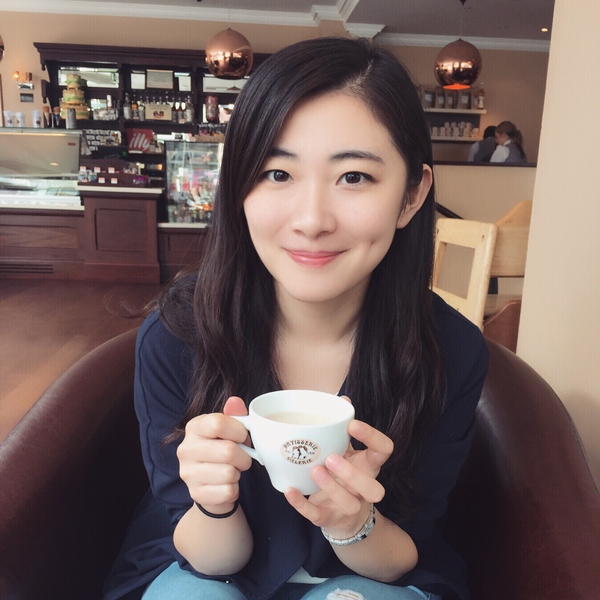
#> input picture PIL/img/avatar.jpg, 600 x 600 px
$ python 04-img-to-roll.py
#> lines starting #> are read from the running program, lines starting #| are printed output that depends on the picture
#> further down, img is the input picture: PIL image 600x600 RGB; mean R, G, B 112.8, 94.9, 92
#| (600, 600)
# -*- coding:utf-8 -*-
__author__ = "東飛"
__date__ = "2018-5-1"

from PIL import Image
def roll(image, delta):
    "Roll an image sideways"
#> called with delta = 100
    xsize, ysize = image.size
#> xsize = 600; ysize = 600
    delta = delta % xsize  # 翻卷多少像素
#> delta = 100
    if delta == 0: return image   # 不翻卷图形
    part1 = image.crop((0, 0, delta, ysize))  # 左边矩形选区
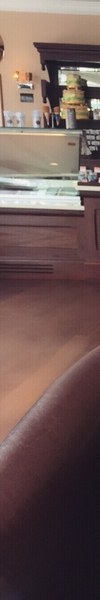
#> part1: PIL image 100x600 RGB; mean R, G, B 110.3, 88.5, 85.1
    part2 = image.crop((delta, 0, xsize, ysize))  # 右边矩形选区
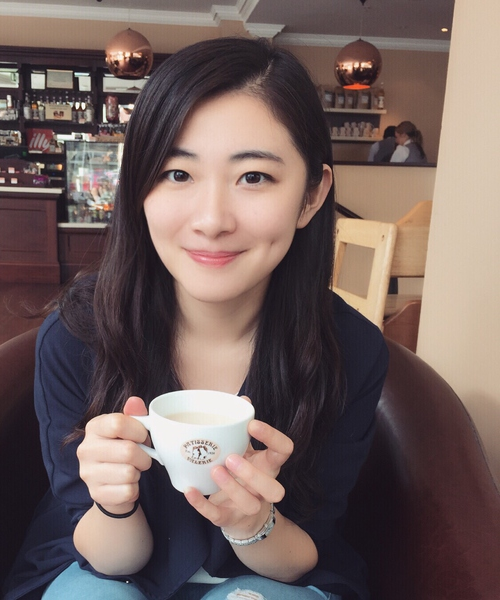
#> part2: PIL image 500x600 RGB; mean R, G, B 113.3, 96.2, 93.4
    part1.load()
    part2.load()
    image.paste(part2, (0, 0, xsize-delta, ysize)) # 原右边图形贴到左边
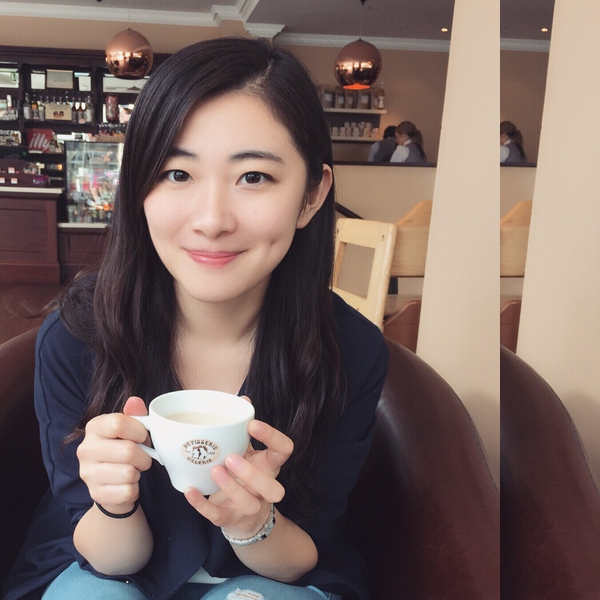
#> image: PIL image 600x600 RGB; mean R, G, B 118.2, 100.1, 95.9
    image.paste(part1, (xsize-delta, 0, xsize, ysize))  # 原左边图形贴到右边
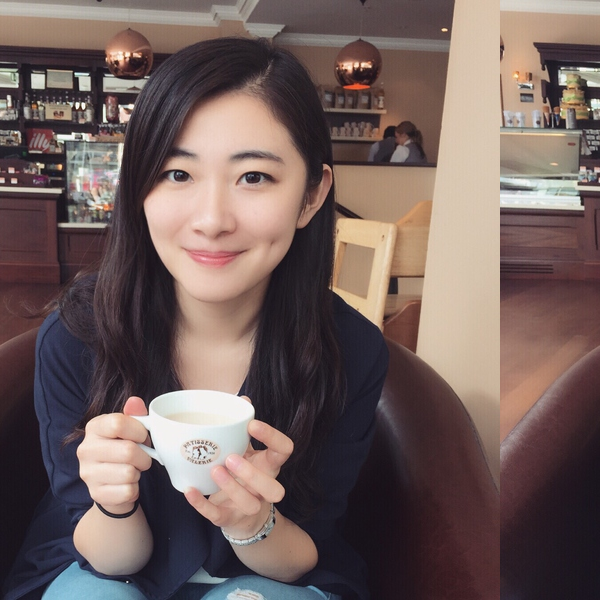
#> image: PIL image 600x600 RGB; mean R, G, B 112.8, 94.9, 92
    return image

img = Image.open('./img/avatar.jpg')
print(img.size)
roll(img,100).save('./img/avatar_roll.jpg','JPEG')
